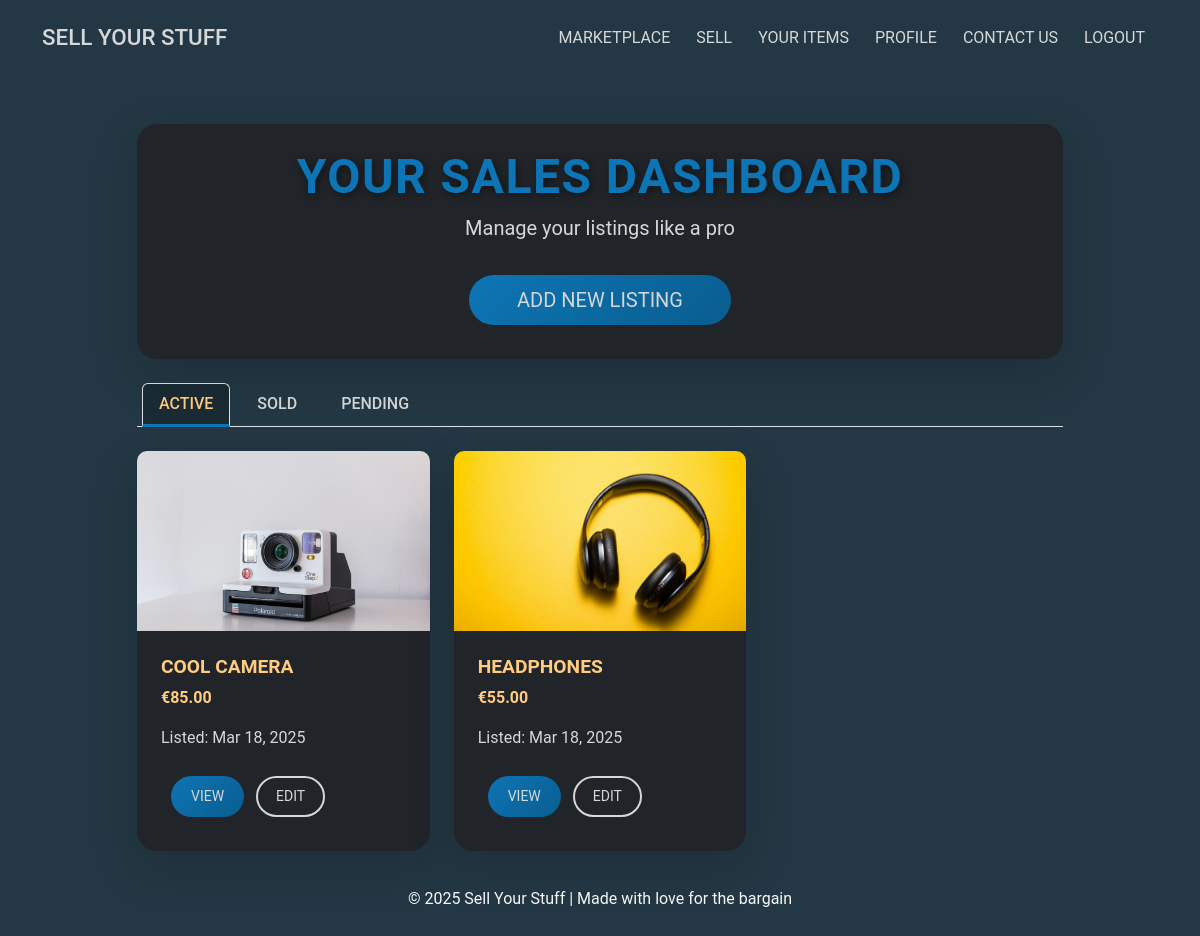
Before: /sales/ (signed in) with the older database file.
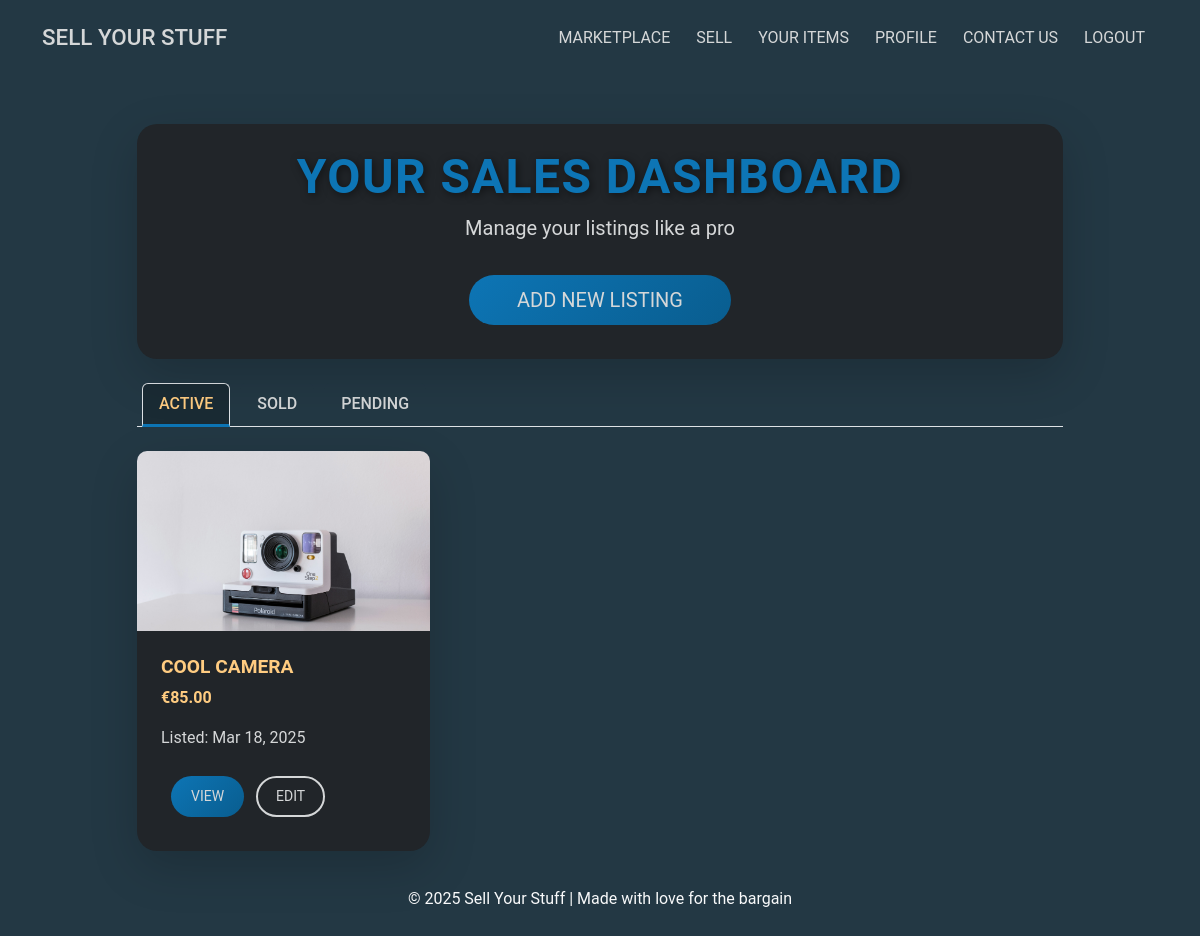
After: the same page with the newer database file.
### sales/models.py (models this page shows, shortened)
class Sale(models.Model):
    STATUS_CHOICES = [
        ("available", "Available"),
        ("sold", "Sold"),
        ("pending", "Pending"),  # Pending approval by seller
    ]
    user = models.ForeignKey(User, on_delete=models.CASCADE)  # Seller
    title = models.CharField(max_length=200)
    description = models.TextField()
    price = models.DecimalField(max_digits=10, decimal_places=2)
    main_image = models.ImageField(
        upload_to="product_images/", blank=True, null=True
    )  # Main image
    image_1 = models.ImageField(upload_to="product_images/", blank=True, null=True)
    image_2 = models.ImageField(upload_to="product_images/", blank=True, null=True)
    image_3 = models.ImageField(upload_to="product_images/", blank=True, null=True)
    video = models.FileField(
        upload_to="product_videos/", blank=True, null=True
    )  # Video upload field
    status = models.CharField(
        max_length=20,
        choices=[("available", "Available"), ("pending", "Pending"), ("sold", "Sold")],
        default="available",
    )
    created_at = models.DateTimeField(auto_now_add=True)
    updated_at = models.DateTimeField(auto_now=True)  # Updates on save

### sales/views.py (the view)
# urls.py: path("", views.sales_list, name="sales_list"),
@login_required
def sales_list(request):
    active_sales = Sale.objects.filter(user=request.user, status="available").order_by(
        "-created_at"
    )
    sold_purchases = (
        Purchase.objects.filter(sale__user=request.user)
        .select_related("sale")
        .order_by("-purchased_at")
    )
    pending_sales = Sale.objects.filter(user=request.user, status="pending").order_by(
        "-created_at"
    )
    return render(
        request,
        "sales/sales_list.html",
        {
            "active_sales": active_sales,
            "sold_purchases": sold_purchases,
            "pending_sales": pending_sales,
        },
    )

### sell_ur_stuff_site/context_processors.py (called while the page is built)
def unread_notifications(request):
    if request.user.is_authenticated:
        unread_count = Notification.objects.filter(
            user=request.user, is_read=False
        ).count()
    else:
        unread_count = 0
    return {"unread_notifications": unread_count}

### sales/templates/sales/sales_list.html (shortened to what this page needs)
{% extends "base.html" %}
{% load static %}
{% block content %}
<div class="container mt-5">
    <div class="row justify-content-center mb-4 animate__animated animate__fadeIn">
        <div class="col-lg-10">
            <div class="card bg-dark text-light shadow-lg border-0">
                <div class="card-body text-center p-4">
                    <h1 class="display-5 fw-bold text-uppercase sales-dashboard-title">
                        Your Sales Dashboard
                    </h1>
                    <p class="lead lead-secondary">Manage your listings like a pro</p>
                    <a href="{% url 'sale_create' %}" class="btn btn-success btn-lg px-5 mt-3 btn-custom">
                        Add New Listing
                    </a>
                </div>
            </div>
        </div>
    </div>
    <div class="row justify-content-center">
        <div class="col-lg-10">
            <ul class="nav nav-tabs mb-4" id="salesTabs" role="tablist">
                <li class="nav-item" role="presentation">
                    <button class="nav-link active tab-link" id="active-tab" data-bs-toggle="tab" data-bs-target="#active" type="button" role="tab" aria-controls="active" aria-selected="true">
                        Active
                    </button>
                </li>
                <li class="nav-item" role="presentation">
                    <button class="nav-link tab-link" id="sold-tab" data-bs-toggle="tab" data-bs-target="#sold" type="button" role="tab" aria-controls="sold" aria-selected="false">
                        Sold
                    </button>
                </li>
                <li class="nav-item" role="presentation">
                    <button class="nav-link tab-link" id="pending-tab" data-bs-toggle="tab" data-bs-target="#pending" type="button" role="tab" aria-controls="pending" aria-selected="false">
                        Pending
                    </button>
                </li>
            </ul>
            <div class="tab-content" id="salesTabContent">
                <div class="tab-pane fade show active" id="active" role="tabpanel" aria-labelledby="active-tab">
                    <div class="row g-4">
                        {% for sale in active_sales %}
                            <div class="col-md-6 col-lg-4">
                                <div class="card bg-dark text-light shadow-lg border-0 h-100 animate__animated animate__fadeInUp card-animate">
                                    {% if sale.main_image %}
                                        <img src="{{ sale.main_image.url }}" class="card-img-top sale-image" alt="{{ sale.title }}" height="180" width="300">
                                    {% else %}
                                        <img src="https://via.placeholder.com/300" class="card-img-top sale-image" alt="No Image" height="180" width="300">
                                    {% endif %}
                                    <div class="card-body d-flex flex-column p-4">
                                        <h5 class="card-title fw-bold card-title-custom">{{ sale.title|truncatechars:20 }}</h5>
                                        <p class="card-text card-text-hover-color">€{{ sale.price }}</p>
                                        <p class="small_text">Listed: {{ sale.created_at|date:"M d, Y" }}</p>
                                        <div class="mt-auto">
                                            <a href="{% url 'sale_detail' sale.id %}" class="btn btn-primary btn-sm me-2 btn-custom">View</a>
                                            <a href="{% url 'sale_update' sale.id %}" class="btn btn-outline-secondary btn-sm btn-custom-outline">Edit</a>
                                        </div>
                                    </div>
                                </div>
                            </div>
                        {% empty %}
                            <div class="col-12 text-center py-4">
                                <p class="text-muted empty-text">No active sales yet. Start selling!</p>
                            </div>
                        {% endfor %}
                    </div>
                </div>
            </div>
        </div>
    </div>
</div>
{% endblock content %}

### templates/base.html (shortened to what this page needs)
{% load static %}
<!DOCTYPE html>
<html lang="en">
<head>
    <link href="https://cdn.jsdelivr.net/npm/bootstrap@5.3.0/dist/css/bootstrap.min.css" rel="stylesheet">
    <link rel="stylesheet" href="https://cdn.jsdelivr.net/npm/bootstrap-icons@1.10.5/font/bootstrap-icons.css">
    <link rel="stylesheet" href="https://cdnjs.cloudflare.com/ajax/libs/animate.css/4.1.1/animate.min.css"/>
    <link rel="stylesheet" href="{% static 'css/styles.css' %}">
</head>
<body class="d-flex flex-column min-vh-100">
    <nav class="navbar navbar-expand-lg navbar-dark">
        <div class="container">
            <a class="navbar-brand" href="{% url 'home' %}">SELL YOUR STUFF</a>
            <div class="collapse navbar-collapse" id="navbarNav">
                <ul class="navbar-nav ms-auto">
                    <li class="nav-item">
                        <a class="nav-link" href="{% url 'market_list' %}">Marketplace</a>
                    </li>
                    {% if user.is_authenticated %}
                        <li class="nav-item">
                            <a class="nav-link" href="{% url 'sale_create' %}">Sell</a>
                        </li>
                        <li class="nav-item">
                            <a class="nav-link" href="{% url 'sales_list' %}">Your Items</a>
                        </li>
                        <li class="nav-item">
                            <a class="nav-link" href="{% url 'profile' %}">
                                Profile
                            </a>
                        </li>
                        <li class="nav-item">
                            <a class="nav-link" href="{% url 'contact' %}">Contact Us</a>
                        </li>
                        <li class="nav-item">
                            <a class="nav-link" href="{% url 'account_logout' %}">Logout</a>
                        </li>
                    {% endif %}
                </ul>
            </div>
        </div>
    </nav>
    <main class="main-content flex-grow-1">
            {% block content %}{% endblock content %}
    </main>
    <footer class="text-center py-3 text-light">
        <p>© 2025 Sell Your Stuff | Made with love for the bargain</p>
    </footer>
</body>
</html>

### static/css/styles.css (style rules this page uses)
:root { --main-bg-color: #233844; --main-bg-shadow: #233844b7; --secondary-bg-color: #3e4f5e5c; --main-font-color: #0d75b5; --secondary-font-color: #d5d7d8; --hover-color: #ffcc81; --shadow-color: rgba(0, 0, 0, 0.5); }
* { margin: 0; padding: 0; box-sizing: border-box; }
body { font-family: 'Roboto', sans-serif; background-color: var(--main-bg-color); color: var(--secondary-font-color); }
.main-content { height: auto; flex: 1 0 auto; }
h1, h2, h5 { text-transform: uppercase; }
a { text-decoration: none; color: inherit; }
.display-5 { font-weight: 700; letter-spacing: 1.5px; }
.lead { font-weight: 400; }
.navbar { display: flex; justify-content: space-between; align-items: center; padding: 1rem; text-transform: uppercase; color: var(--secondary-font-color); }
.navbar-brand { color: var(--secondary-font-color); font-size: 1.4rem; font-weight: 500; }
.nav-link { color: var(--secondary-font-color); margin: 0 5px; transition: color 0.3s ease; }
.btn-custom { background: linear-gradient(135deg, var(--main-font-color), #095d8f); color: var(--secondary-font-color); border: none; padding: 10px 20px; border-radius: 25px; margin: 10px; text-transform: uppercase; transition: transform 0.3s ease, box-shadow 0.3s ease, color 0.3s ease; }
.btn-custom-outline { background: transparent; border: 2px solid var(--secondary-font-color); color: var(--secondary-font-color); padding: 8px 18px; border-radius: 25px; text-transform: uppercase; transition: all 0.3s ease; }
.card { border: 1px solid #333; color: var(--secondary-font-color); border-radius: 20px; }
.card-animate { transition: transform 0.3s ease; }
.card-title-custom, .card-title-secondary { color: var(--secondary-font-color); font-size: 1.2rem; }
.card-text-hover-color { color: var(--hover-color); font-weight: 600; }
.profile-header, .card-title-hover-color, .sold-items-title, .card-title { color: var(--hover-color); }
.sales-dashboard-title { color: var(--main-font-color); text-shadow: 2px 2px 8px var(--shadow-color); transition: color 0.3s ease; }
.lead-secondary { color: var(--secondary-font-color); }
.tab-link { background-color: var(--main-bg-color); color: var(--secondary-font-color); border: none; font-weight: 500; text-transform: uppercase; transition: color 0.3s ease, background-color 0.3s ease; }
.nav-tabs .nav-link.active { background-color: #1a2b34; color: var(--hover-color); border-bottom: 3px solid var(--main-font-color); }
.sale-image { object-fit: cover; height: 180px; width: 100%; border-top-left-radius: 10px; border-top-right-radius: 10px; }
.small_text { color: var(--secondary-font-color); }
footer { margin-top: auto; }
footer p { margin-top: 20px; }

Changed rows visible on the page:
no longer on this page (row edited): Sale: main_image (picture), title "HEADPHONES", price "55.00", created_at "Mar 18, 2025"
